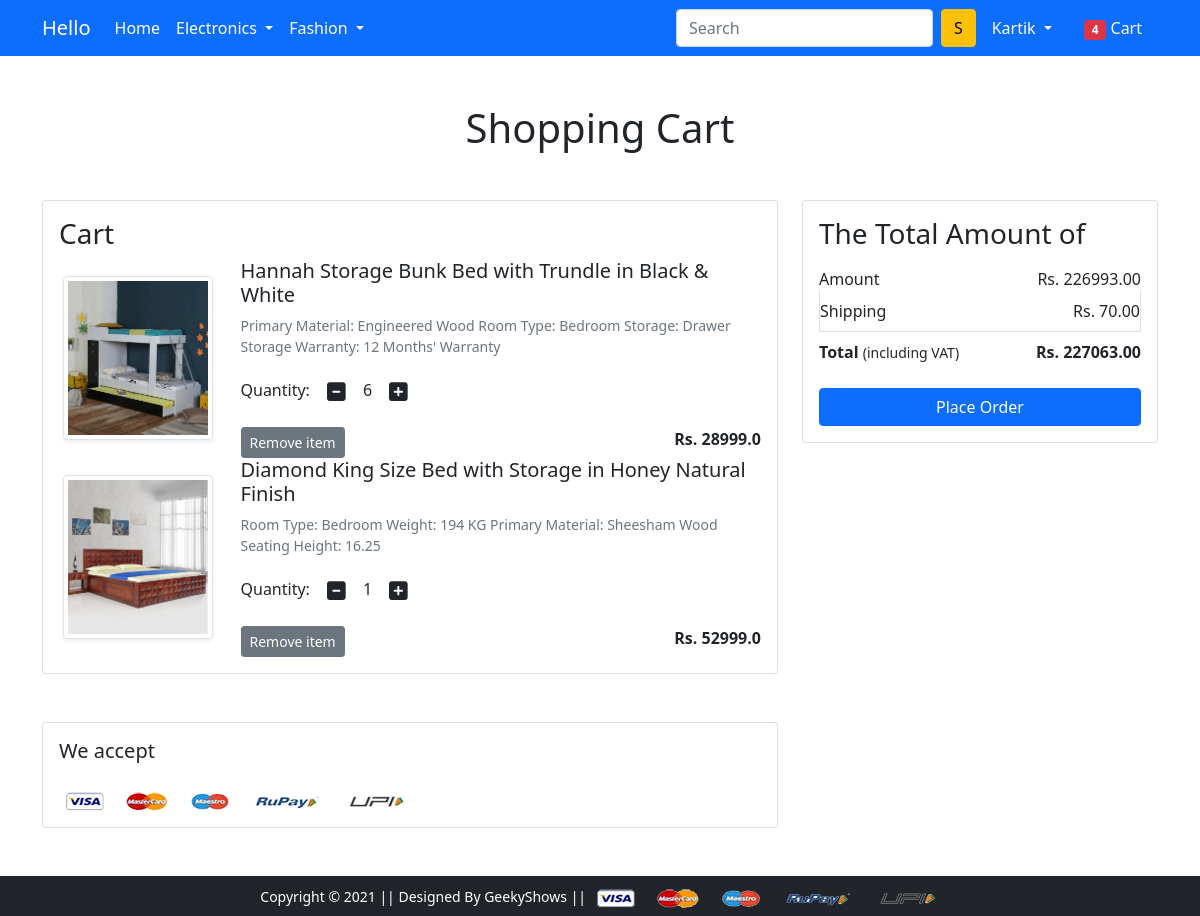
The app's page /cart/ (signed in) with its own data.
### app/models.py (models this page shows, shortened)
class Cart(models.Model):
    user = models.ForeignKey(User,on_delete=models.CASCADE)
    product = models.ForeignKey(Product,on_delete=models.CASCADE)
    quantity = models.PositiveIntegerField(default=1)

class Product(models.Model):
    title = models.CharField(max_length=100)
    selling_price = models.FloatField()
    discounted_price = models.FloatField()
    description = models.TextField()
    brand = models.CharField(max_length=100)
    category = models.CharField(choices=CATEGORY_CHOICES,max_length=2)
    product_image = models.ImageField(upload_to='productimg')

### app/views.py (the view)
# urls.py: path('cart/', views.show_cart, name='showcart'),
def show_cart(request):
    if request.user.is_authenticated:
        user = request.user
        cart = Cart.objects.filter(user=user)
        amount = 0.0
        shipping_amount = 70.0
        totalamount=0.0
        cart_product = [p for p in Cart.objects.all() if p.user == request.user]
        if cart_product:
            for p in cart_product:
                tempamount = (p.quantity * p.product.discounted_price)
                amount += tempamount
                totalamount = amount+shipping_amount
            return render(request, 'app/addtocart.html', {'carts':cart, 'amount':amount, 'totalamount':totalamount})
        else:
            return render(request, 'app/emptycart.html')

### app/templates/app/addtocart.html (shortened to what this page needs)
{% extends 'app/base.html' %}
{% load static %}
{% block main-content %}
<div class="container my-5">
 <div class="row">
  <h1 class="text-center mb-5">Shopping Cart</h1>
  <div class="col-sm-8">
  <div class="card">
   <div class="card-body">
    <h3>Cart</h3>
    {% for cart in carts %}
    <div class="row">
     <div class="col-sm-3 text-center align-self-center"><img src="{{cart.product.product_image.url}}" alt="" srcset="" class="img-fluid img-thumbnail shadow-sm" height="150" width="150"> </div>
     <div class="col-sm-9">
      <div>
       <h5>{{cart.product.title}}</h5>
       <p class="mb-2 text-muted small">{{cart.product.description}}</p>
       <div class="my-3">
        <label for="quantity">Quantity:</label>
        <a class="minus-cart btn" pid="{{cart.product.id}}"><i class="fas fa-minus-square fa-lg"></i></a>
          <span id="quantity">{{cart.quantity}}</span>
        <a class="plus-cart btn" pid="{{cart.product.id}}"><i class="fas fa-plus-square fa-lg"></i></a>
       </div>
       <div class="d-flex justify-content-between">
        <a href="#" class="btn btn-sm btn-secondary mr-3" pid="{{cart.product.id}}">Remove item </a>
        <p class="mb-0"><span><strong>Rs. {{cart.product.discounted_price}}</strong></span></p>
       </div>
      </div>
     </div>
    </div>
    {% endfor %}
   </div>
   </div>
  </div>
  <div class="col-sm-4">
   <div class="card">
    <div class="card-body">
      <h3>The Total Amount of</h3>
      <ul class="list-group">
       <li class="list-group-item d-flex justify-content-between align-items-center border-0 px-0 pb-0">Amount<span>Rs. {{amount|floatformat:2}}</span></li>
       <li class="list-group-item d-flex justify-content-between align-items-center px-0">Shipping<span>Rs. 70.00</span></li>
       <li class="list-group-item d-flex justify-content-between align-items-center border-0 px-0 mb-3">
        <div>
           <strong>Total</strong> <small>(including VAT)</small>
         </div>
         <span><strong>Rs. {{totalamount|floatformat:2}}</strong></span>
       </li>
      </ul>
      <div class="d-grid"><a href="{% url 'checkout' %}" class="btn btn-primary">Place Order</a></div>
    </div>
   </div>
  </div>
 </div>
</div>
<div class="container">
 <div class="row">
  <div class="col-sm-8">
   <div class="card">
    <div class="card-body">
      <h5 class="mb-4">We accept</h5>
      <img src="{% static 'app/images/payment.png' %}" alt="" class="img-fluid">
    </div>
  </div>
  </div>
 </div>
</div>
{% endblock main-content %}

### app/templates/app/base.html (shortened to what this page needs)
<!doctype html>
{% load static %}
<html lang="en">
  <head>
    <link href="https://cdn.jsdelivr.net/npm/bootstrap@5.0.0-beta1/dist/css/bootstrap.min.css" rel="stylesheet">
    <link rel="stylesheet" href="{% static 'app/css/owl.carousel.min.css' %}">
    <link rel="stylesheet" href="{% static 'app/css/all.min.css' %}">
    <link rel="stylesheet" href="{% static 'app/css/style.css' %}">
  </head>
  <body>
    <nav class="navbar navbar-expand-lg navbar-dark bg-primary">
     <div class="container">
       <a class="navbar-brand" href="/">Hello</a>
       <div class="collapse navbar-collapse" id="navbarSupportedContent">
         <ul class="navbar-nav me-auto mb-2 mb-lg-0">
           <li class="nav-item">
             <a class="nav-link active" aria-current="page" href="/">Home</a>
           </li>
           <li class="nav-item dropdown">
            <a class="nav-link dropdown-toggle text-white" href="#" id="electronicsDropdown" role="button" data-bs-toggle="dropdown" aria-expanded="false">
              Electronics
            </a>
           </li>
           <li class="nav-item dropdown">
             <a class="nav-link dropdown-toggle text-white" href="#" id="fashionDropdown" role="button" data-bs-toggle="dropdown" aria-expanded="false">
               Fashion
             </a>
           </li>
         </ul>
         <form class="d-flex">
           <input class="form-control me-2" type="search" placeholder="Search" aria-label="Search">
           <button class="btn btn-warning" type="submit">S</button>
         </form>
         <div>
          <ul class="navbar-nav me-auto mb-2 mb-lg-0">
            {% if request.user.is_authenticated %}
           <li class="nav-item dropdown mx-2">
              <a class="nav-link dropdown-toggle text-white" href="#" id="profileDropdown" role="button" data-bs-toggle="dropdown" aria-expanded="false">
                {{request.user.username|capfirst}}
              </a>
            </li>
            <li class="nav-item mx-2">
             <a href="{% url 'showcart' %}" class="nav-link text-white"><span class="badge bg-danger">4</span> Cart </a>
            </li>
            {% endif %}
          </ul>
         </div>
       </div>
     </div>
    </nav>
    {% block main-content %} {% endblock main-content %}
    <footer class="container-fluid bg-dark text-center p-2 mt-5">
        <small class="text-white">Copyright &copy; 2021 || Designed By GeekyShows || </small>
        <img src="{% static 'app/images/payment.png' %}" alt="" srcset="" class="img-fluid" height="2px">
    </footer>
  </body>
</html>

### records on screen
Cart: product.product_image (picture), product "Hannah Storage Bunk Bed with Trundle in Black & White", product.description "Primary Material: Engineered Wood Room Type: Bedroom Storage: Drawer Storage Warranty: 12 Months' Warranty", quantity "6", product.discounted_price "28999.0"
Cart: product.product_image (picture), product "Diamond King Size Bed with Storage in Honey Natural Finish", product.description "Room Type: Bedroom Weight: 194 KG Primary Material: Sheesham Wood Seating Height: 16.25", quantity "1", product.discounted_price "52999.0"

### other values on screen
{{ request.user.username|capfirst }} "Kartik"
{{ amount|floatformat:2 }} "226993.00"
{{ totalamount|floatformat:2 }} "227063.00"
